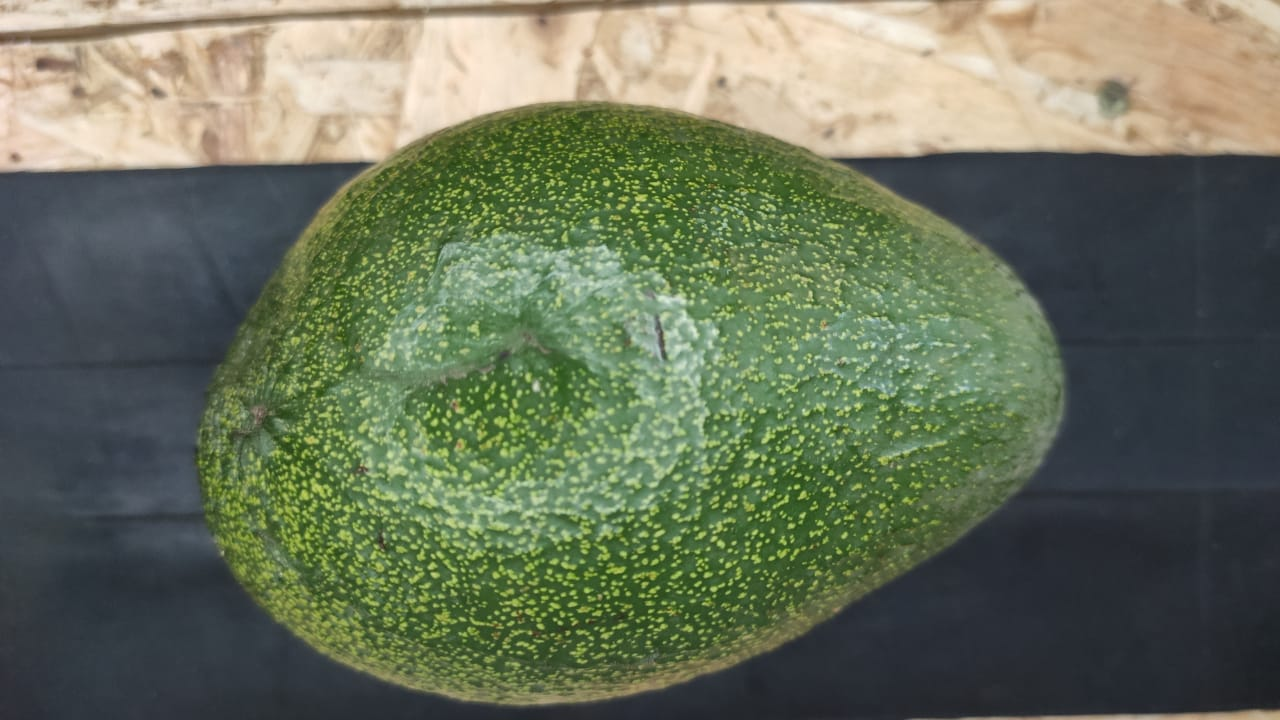
#> input picture Palta1.jpeg, 1280 x 720 px, given in place of the camera
$ python trackbarCAM.py
#> lines starting #> are read from the running program, lines starting #| are printed output that depends on the picture; after the words box and inside, x2 and y2 are one past the last pixel; in counts of white or black regions, pixels touching at a corner belong together
import cv2
import numpy as np

def empty(a):
    pass

cv2.namedWindow("TrackBars")
cv2.resizeWindow("TrackBars",640,240)
cv2.createTrackbar("Hue Min","TrackBars",0,179,empty)
cv2.createTrackbar("Hue Max","TrackBars",179,179,empty)
cv2.createTrackbar("Sat Min","TrackBars",34,255,empty)
cv2.createTrackbar("Sat Max","TrackBars",255,255,empty)
cv2.createTrackbar("Val Min","TrackBars",0,255,empty)
cv2.createTrackbar("Val Max","TrackBars",255,255,empty)

cap=cv2.VideoCapture(0)

while True:

    _, frame = cap.read()
#> frame is the input picture: shape (720, 1280, 3); mean B, G, R 90.9, 114.1, 105.1
    hsv_frame = cv2.cvtColor(frame, cv2.COLOR_BGR2HSV)
#> hsv_frame: shape (720, 1280, 3); mean H, S, V 62.5, 76.8, 121.2

    h_min=cv2.getTrackbarPos("Hue Min","TrackBars")
    h_max=cv2.getTrackbarPos("Hue Max","TrackBars")
    s_min=cv2.getTrackbarPos("Sat Min","TrackBars")
    s_max=cv2.getTrackbarPos("Sat Max","TrackBars")
    v_min=cv2.getTrackbarPos("Val Min","TrackBars")
    v_max=cv2.getTrackbarPos("Val Max","TrackBars")
    print(h_min,h_max,s_min,s_max,v_min,v_max)

    #CREAR UNA MASCARA
    lower=np.array([h_min,s_min,v_min])
    upper=np.array([h_max,s_max,v_max])
    mask=cv2.inRange(hsv_frame,lower,upper)
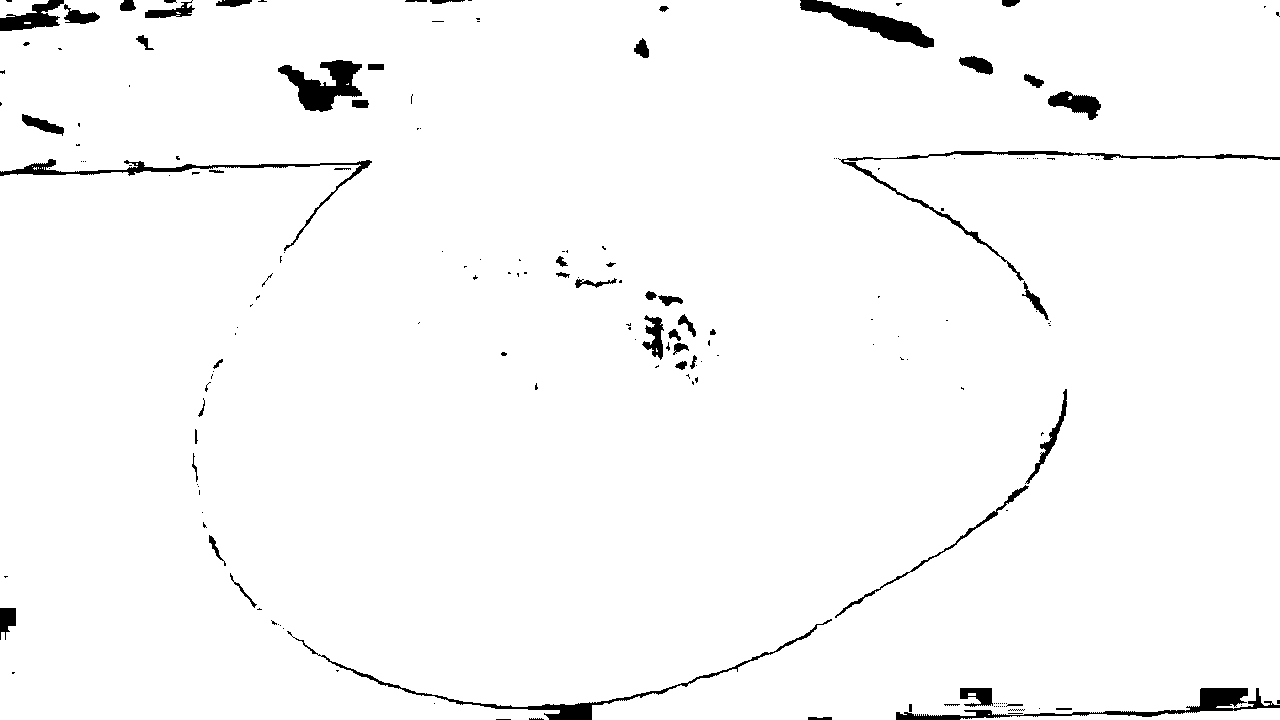
#> mask: shape (720, 1280); 97.6% white; 185 black regions (128 under 20 px), largest, box (x1, y1, x2, y2) and area: (896, 688, 1280, 720) 2343, (278, 60, 362, 112) 2149, (800, 0, 934, 48) 2089
    FrameResult=cv2.bitwise_and(frame,frame,mask=mask)
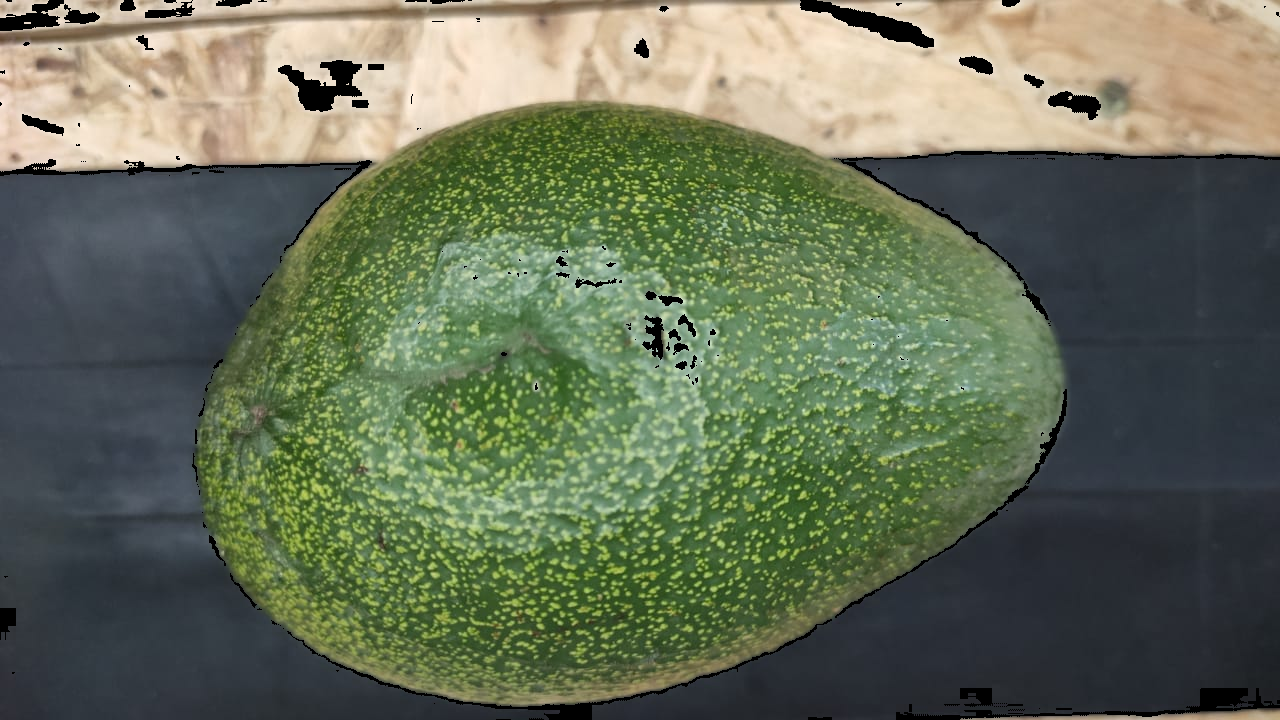
#> FrameResult: shape (720, 1280, 3); mean B, G, R 87.7, 110.7, 101.7


    cv2.imshow("original",frame)
    cv2.imshow("HSV",hsv_frame)
    cv2.imshow("Mask",mask)
    cv2.imshow("AND",FrameResult)
    if cv2.waitKey(1) & 0xFF == ord('q'):
#> (key q is pressed here)
          break

$ run again, on Palta2.jpeg
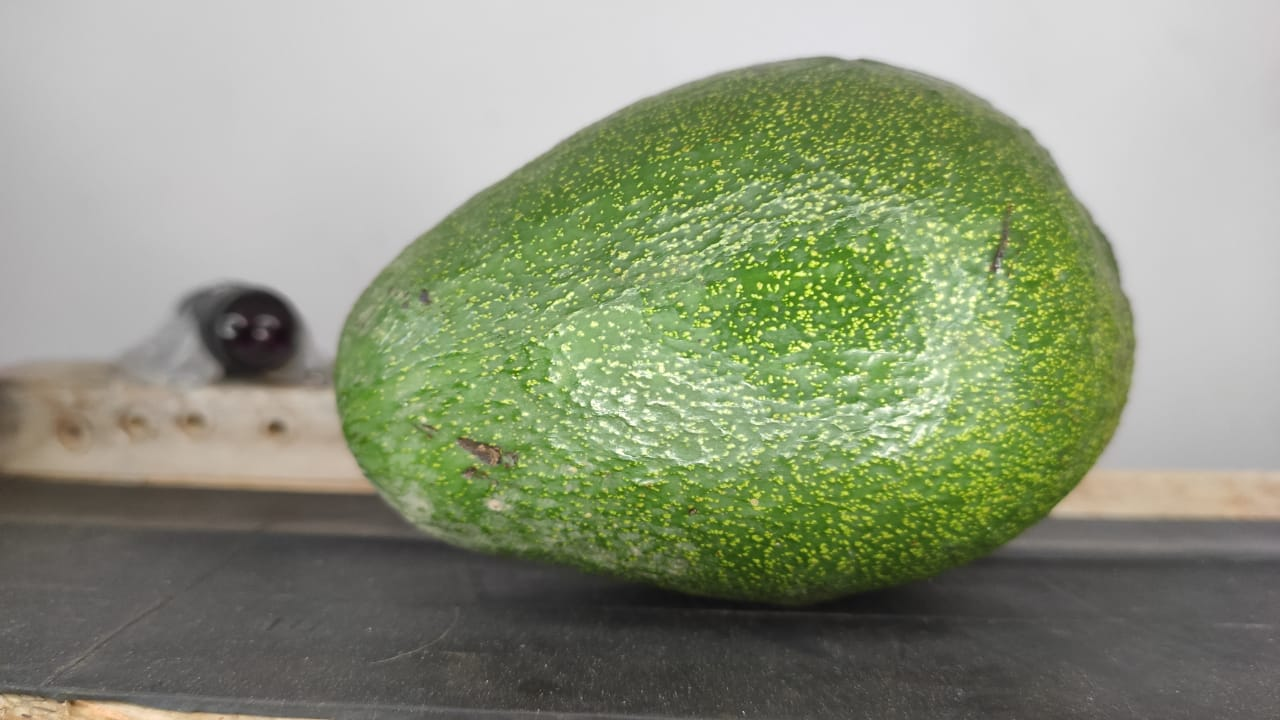
#> input picture Palta2.jpeg, 1280 x 720 px, given in place of the camera
#> frame is the input picture: shape (720, 1280, 3); mean B, G, R 123.1, 148.4, 140.4
#> hsv_frame: shape (720, 1280, 3); mean H, S, V 30.8, 49.3, 150
#> `mask=cv2.inRange(hsv_frame,lower,upper)`:
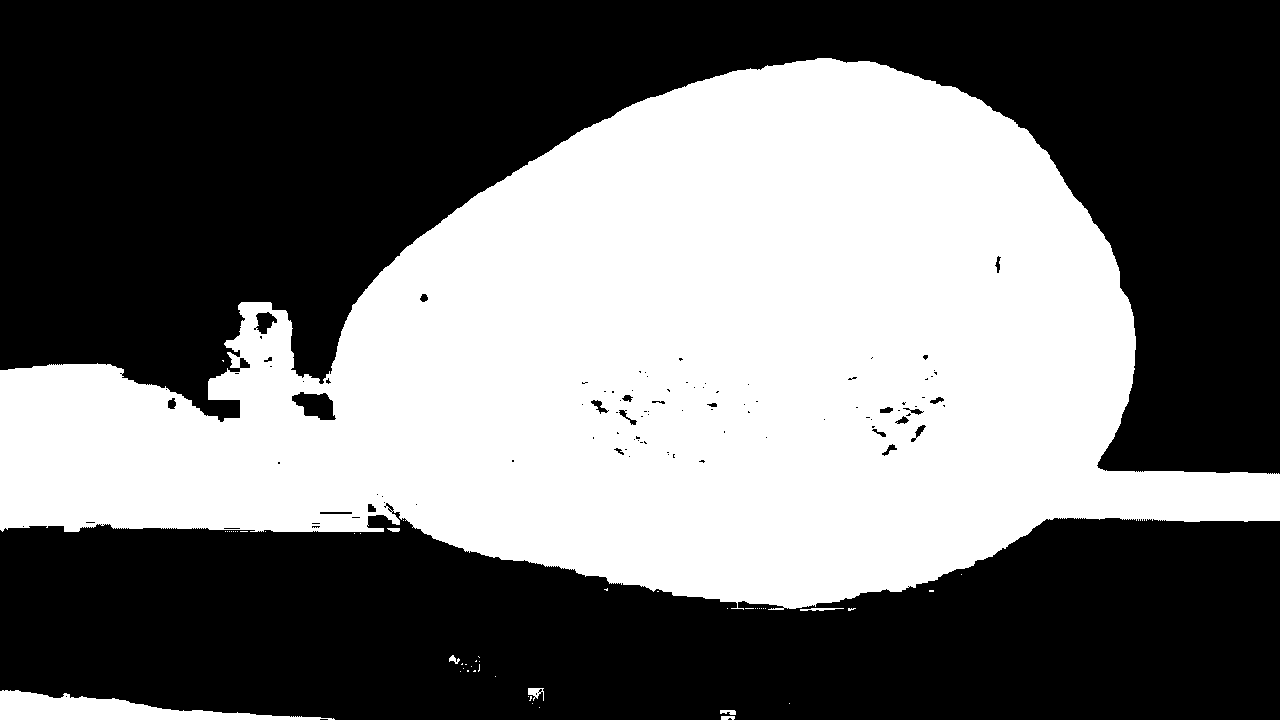
#> mask: shape (720, 1280); 43.6% white; 51 white regions (43 under 20 px), largest, box (x1, y1, x2, y2) and area: (0, 58, 1280, 610) 396613, (0, 690, 335, 720) 4689, (528, 688, 544, 701) 115
#> `FrameResult=cv2.bitwise_and(frame,frame,mask=mask)`:
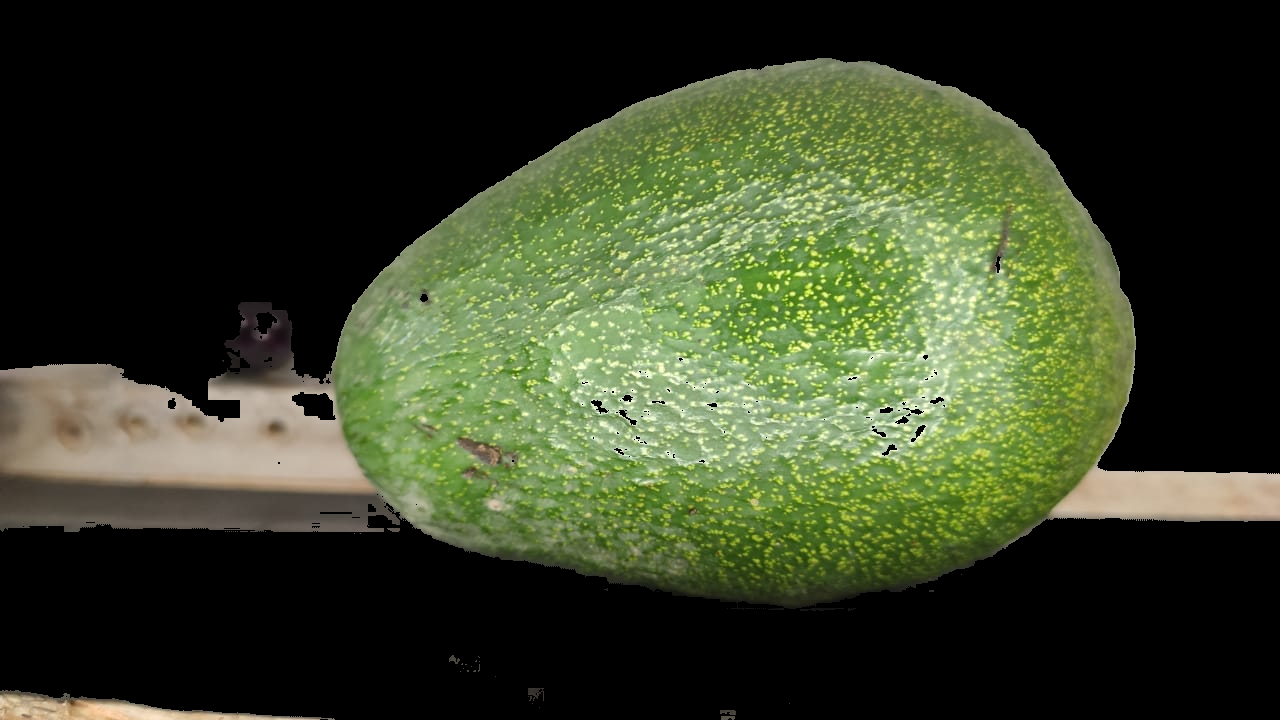
#> FrameResult: shape (720, 1280, 3); mean B, G, R 39, 63.7, 55.2

$ run again, on Palta3.jpeg
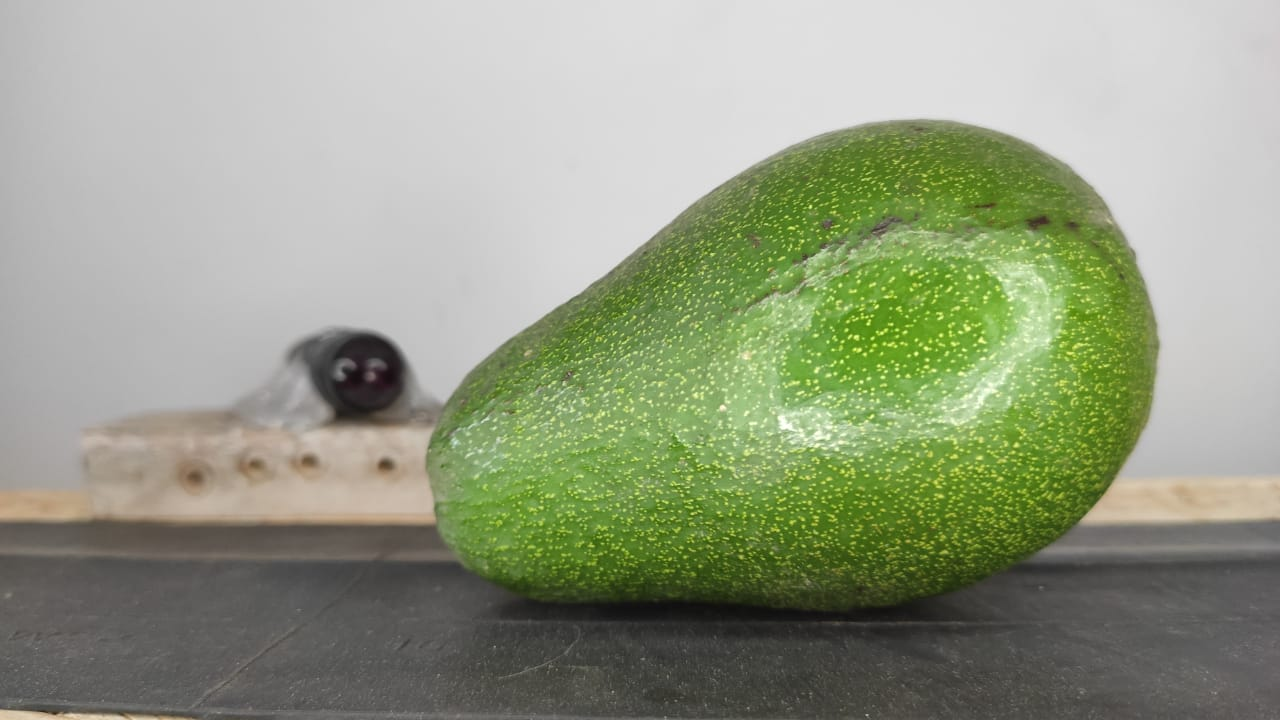
#> input picture Palta3.jpeg, 1280 x 720 px, given in place of the camera
#> frame is the input picture: shape (720, 1280, 3); mean B, G, R 132.4, 156.6, 148.8
#> hsv_frame: shape (720, 1280, 3); mean H, S, V 22, 47.2, 157.9
#> `mask=cv2.inRange(hsv_frame,lower,upper)`:
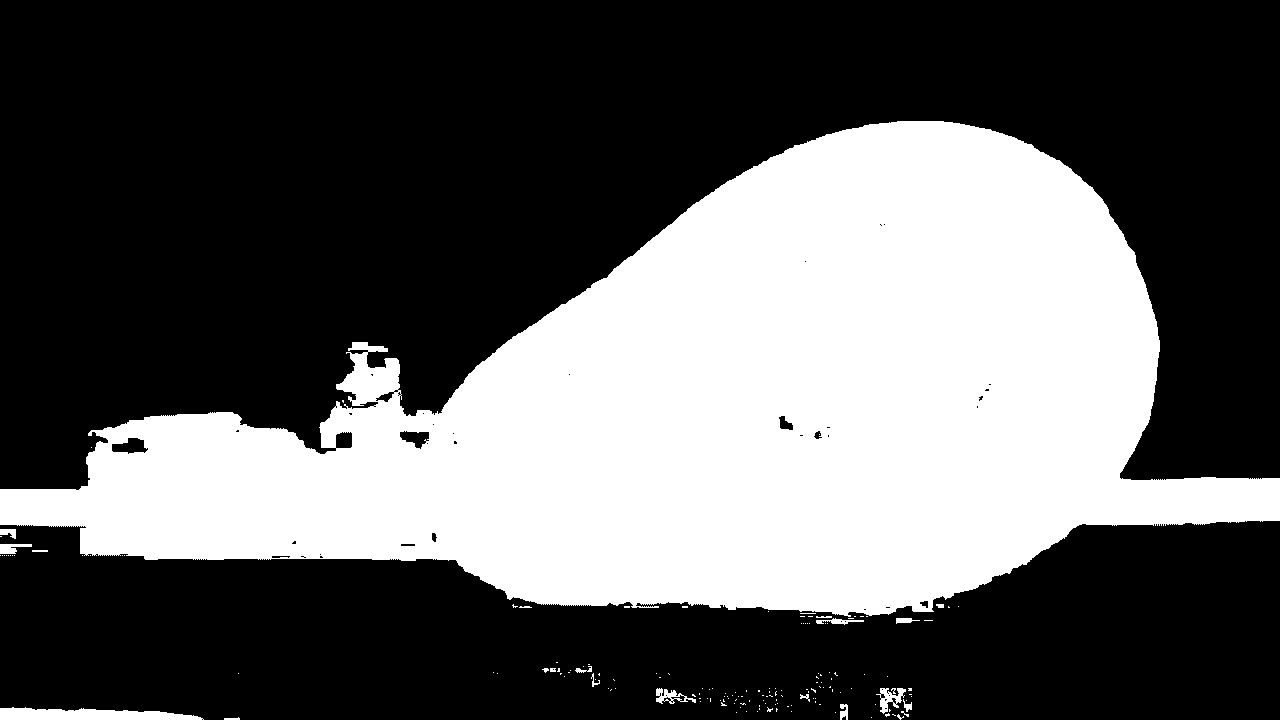
#> mask: shape (720, 1280); 36.1% white; 164 white regions (144 under 20 px), largest, box (x1, y1, x2, y2) and area: (0, 121, 1280, 617) 328806, (0, 707, 204, 720) 1904, (876, 688, 906, 714) 332
#> `FrameResult=cv2.bitwise_and(frame,frame,mask=mask)`:
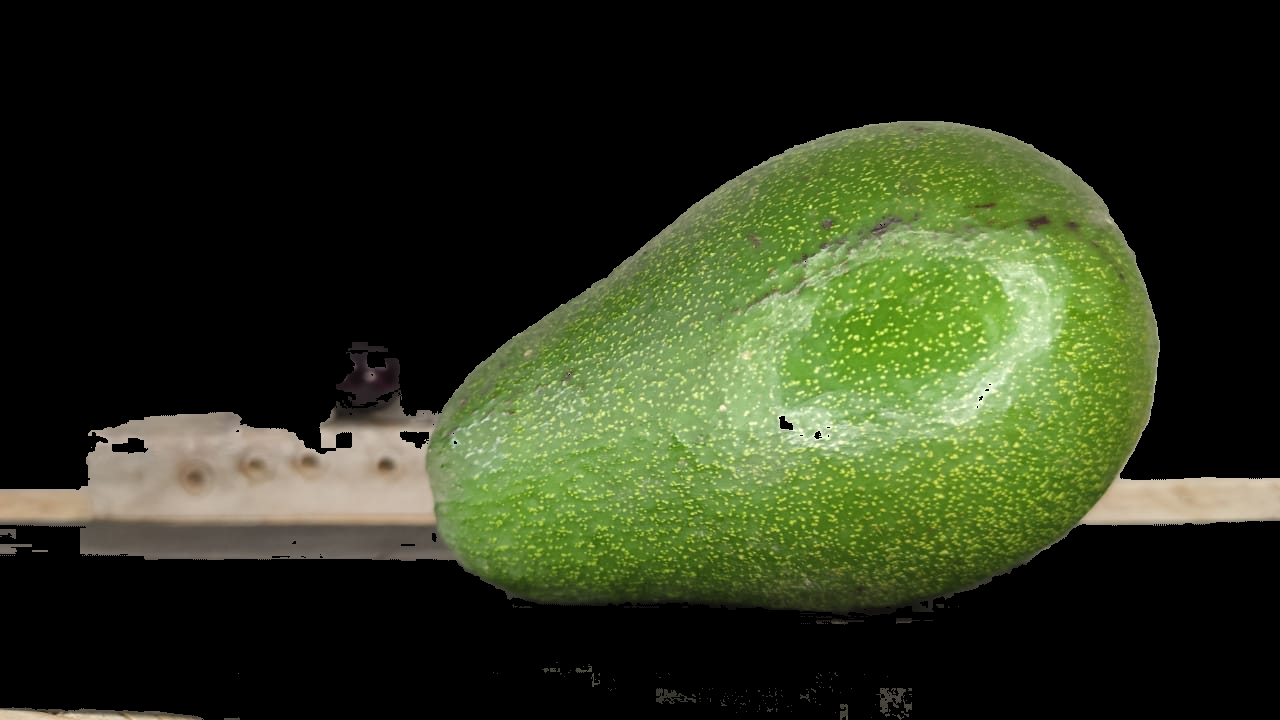
#> FrameResult: shape (720, 1280, 3); mean B, G, R 28.7, 52.1, 44.1
